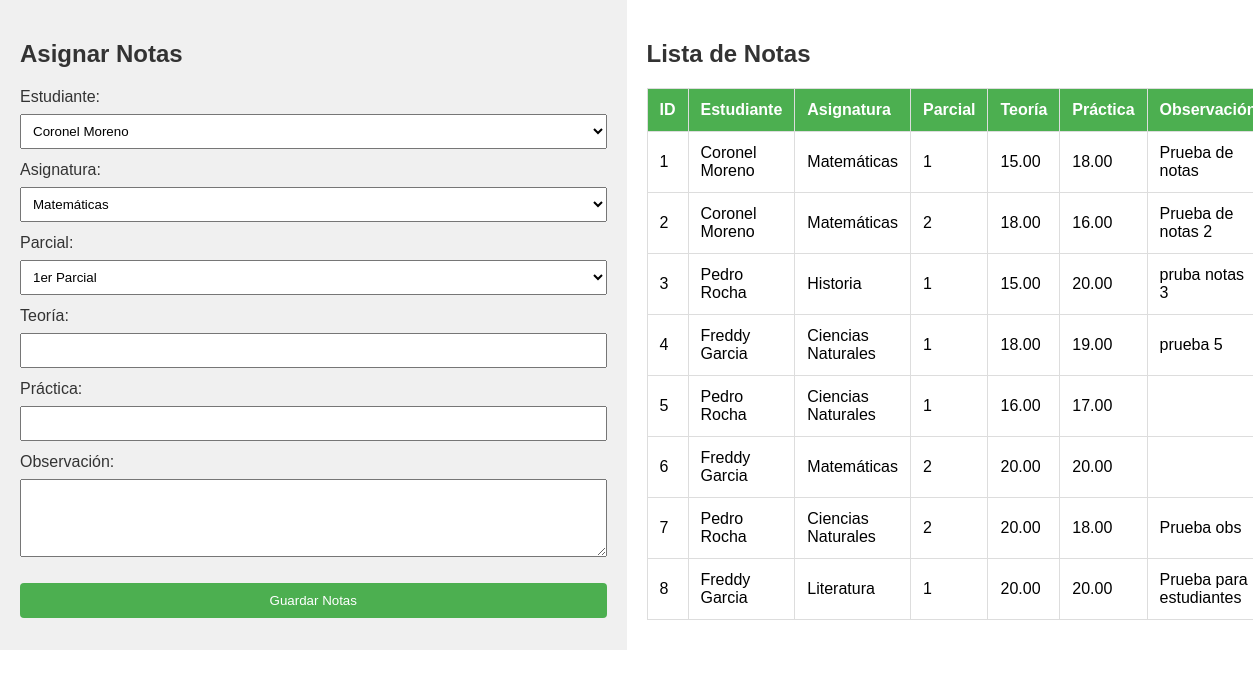
The app's page /asignar_notas.php (signed in) with its own data.
### tables this page shows
CREATE TABLE `notas` (
  `id` int(11) NOT NULL,
  `asignatura_id` int(11) DEFAULT NULL,
  `usuario_id` int(11) DEFAULT NULL COMMENT 'Estudiante',
  `parcial` int(1) DEFAULT NULL COMMENT '1 1er,2 2do ,3 Mejoramiento',
  `teoria` float(6,2) DEFAULT NULL,
  `practica` float(6,2) DEFAULT NULL,
  `obs` text DEFAULT NULL,
  `usuario_id_creacion` int(11) DEFAULT NULL,
  `fecha_creacion` timestamp NULL DEFAULT NULL,
  `hora_creacion` time DEFAULT NULL,
  `usuario_id_actualizacion` int(11) DEFAULT NULL,
  `fecha_actualizacion` timestamp NULL DEFAULT NULL,
  `hora_actualizacion` time DEFAULT NULL,
  `usuario_id_eliminacion` int(11) DEFAULT NULL,
  `fecha_eliminacion` timestamp NULL DEFAULT NULL,
  `hora_eliminacion` time DEFAULT NULL
);

CREATE TABLE `usuarios` (
  `id` int(11) NOT NULL,
  `nombre` varchar(100) DEFAULT NULL,
  `email` varchar(100) DEFAULT NULL,
  `rol` int(1) DEFAULT NULL COMMENT '1 Docente, 2 Estudiante',
  `contrasena` varchar(100) DEFAULT NULL,
  `obs` text DEFAULT NULL,
  `usuario_id_creacion` int(11) DEFAULT NULL,
  `fecha_creacion` timestamp NULL DEFAULT NULL,
  `hora_creacion` time DEFAULT NULL,
  `usuario_id_actualizacion` int(11) DEFAULT NULL,
  `fecha_actualizacion` timestamp NULL DEFAULT NULL,
  `hora_actualizacion` time DEFAULT NULL,
  `usuario_id_eliminacion` int(11) DEFAULT NULL,
  `fecha_eliminacion` timestamp NULL DEFAULT NULL,
  `hora_eliminacion` time DEFAULT NULL
);

CREATE TABLE `asignaturas` (
  `id` int(11) NOT NULL,
  `nombre` varchar(100) DEFAULT NULL,
  `obs` text DEFAULT NULL,
  `usuario_id_creacion` int(11) DEFAULT NULL,
  `fecha_creacion` timestamp NULL DEFAULT NULL,
  `hora_creacion` time DEFAULT NULL,
  `usuario_id_actualizacion` int(11) DEFAULT NULL,
  `fecha_actualizacion` timestamp NULL DEFAULT NULL,
  `hora_actualizacion` time DEFAULT NULL,
  `usuario_id_eliminacion` int(11) DEFAULT NULL,
  `fecha_eliminacion` timestamp NULL DEFAULT NULL,
  `hora_eliminacion` time DEFAULT NULL
);

### asignar_notas.php (the view, shortened to what this page needs)
<?php
include('conexion.php');
$resultEstudiantes = $conn->query("SELECT * FROM usuarios WHERE rol = 2");
$resultAsignaturas = $conn->query("SELECT * FROM asignaturas");
$resultNotas = $conn->query("SELECT notas.id, usuarios.nombre as estudiante, asignaturas.nombre as asignatura, parcial, teoria, practica, notas.obs
                             FROM notas
                             INNER JOIN usuarios ON notas.usuario_id = usuarios.id
                             INNER JOIN asignaturas ON notas.asignatura_id = asignaturas.id");
?>
<!DOCTYPE html>
<html lang="en">
<head>
    <link rel="stylesheet" href="css/styles_docente.css">
    <link rel="stylesheet" href="css/styles_asignar_notas.css">
</head>
<body>
<div class="contenedor-principal">
    <div class="seccion-izquierda">
        <h2>Asignar Notas</h2>
        <form method="post" action="procesar_asignar_notas.php">
            <label for="usuario_id">Estudiante:</label>
            <select id="usuario_id" name="usuario_id" required>
                <?php
                while ($row = $resultEstudiantes->fetch_assoc()) {
                    echo "<option value=\"{$row['id']}\">{$row['nombre']}</option>";
                }
                ?>
            </select>
            <label for="asignatura_id">Asignatura:</label>
            <select id="asignatura_id" name="asignatura_id" required>
                <?php
                while ($row = $resultAsignaturas->fetch_assoc()) {
                    echo "<option value=\"{$row['id']}\">{$row['nombre']}</option>";
                }
                ?>
            </select>
            <label for="parcial">Parcial:</label>
            <select id="parcial" name="parcial" required>
                <option value="1">1er Parcial</option>
            </select>
            <label for="teoria">Teoría:</label>
            <input type="number" step="0.01" id="teoria" name="teoria" required>
            <label for="practica">Práctica:</label>
            <input type="number" step="0.01" id="practica" name="practica" required>
            <label for="obs">Observación:</label>
            <textarea id="obs" name="obs" rows="4"></textarea>
            <div style="text-align: center; margin-top: 10px;">
                <input type="submit" name="submit" class="btn-guardar" value="Guardar Notas">
            </div>
        </form>
    </div>
    <div class="seccion-derecha">
        <h2>Lista de Notas</h2>
        <?php
        if ($resultNotas->num_rows > 0) {
            echo "<table border='1'>
                    <tr>
                        <th>ID</th>
                        <th>Estudiante</th>
                        <th>Asignatura</th>
                        <th>Parcial</th>
                        <th>Teoría</th>
                        <th>Práctica</th>
                        <th>Observación</th>
                    </tr>";
            while ($row = $resultNotas->fetch_assoc()) {
                echo "<tr>
                        <td>{$row['id']}</td>
                        <td>{$row['estudiante']}</td>
                        <td>{$row['asignatura']}</td>
                        <td>{$row['parcial']}</td>
                        <td>{$row['teoria']}</td>
                        <td>{$row['practica']}</td>
                        <td>{$row['obs']}</td>
                    </tr>";
            }
            echo "</table>";
        } else {
            echo "No hay notas registradas.";
        }
        ?>
    </div>
</div>
</body>
</html>

### css/styles_docente.css (style rules this page uses)
body { font-family: Arial, sans-serif; margin: 0; padding: 0; }

### css/styles_asignar_notas.css (style rules this page uses)
body { font-family: Arial, sans-serif; }
.contenedor-principal { display: flex; }
.seccion-izquierda, .seccion-derecha { width: 50%; padding: 20px; box-sizing: border-box; }
.seccion-izquierda { background-color: #f0f0f0; }
h2 { color: #333; }
form { margin-top: 20px; }
form label { display: block; margin-bottom: 8px; color: #333; }
form select, form input, form textarea { width: 100%; padding: 8px; margin-bottom: 12px; box-sizing: border-box; }
form textarea { resize: vertical; }
.btn-guardar { background-color: #4caf50; color: #fff; padding: 10px 20px; border: none; border-radius: 4px; cursor: pointer; }
.seccion-derecha table { width: 100%; border-collapse: collapse; margin-top: 20px; }
.seccion-derecha table, .seccion-derecha th, .seccion-derecha td { border: 1px solid #ddd; }
.seccion-derecha th, .seccion-derecha td { padding: 12px; text-align: left; }
.seccion-derecha th { background-color: #4caf50; color: #fff; }

### records on screen
notas: id "1", usuario.nombre "Coronel Moreno", asignatura.nombre "Matemáticas", parcial "1", teoria "15.00", practica "18.00", obs "Prueba de notas"
notas: id "2", usuario.nombre "Coronel Moreno", asignatura.nombre "Matemáticas", parcial "2", teoria "18.00", practica "16.00", obs "Prueba de notas 2"
notas: id "3", usuario.nombre "Pedro Rocha", asignatura.nombre "Historia", parcial "1", teoria "15.00", practica "20.00", obs "pruba notas 3"
notas: id "4", usuario.nombre "Freddy Garcia", asignatura.nombre "Ciencias Naturales", parcial "1", teoria "18.00", practica "19.00", obs "prueba 5"
notas: id "5", usuario.nombre "Pedro Rocha", asignatura.nombre "Ciencias Naturales", parcial "1", teoria "16.00", practica "17.00"
notas: id "6", usuario.nombre "Freddy Garcia", asignatura.nombre "Matemáticas", parcial "2", teoria "20.00", practica "20.00"
notas: id "7", usuario.nombre "Pedro Rocha", asignatura.nombre "Ciencias Naturales", parcial "2", teoria "20.00", practica "18.00", obs "Prueba obs"
notas: id "8", usuario.nombre "Freddy Garcia", asignatura.nombre "Literatura", parcial "1", teoria "20.00", practica "20.00", obs "Prueba para estudiantes"

### other values on screen
form field usuario_id "Coronel Moreno"
form field asignatura_id "Matemáticas"
